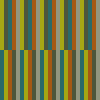
Frame 1 (no input)
Frame 2 (the mouse pressed at the canvas centre, redrawn once): identical to frame 1, image omitted

The Processing sketch that drew this single still picture (run headless with seeded random() and noise(); the mouse was pressed at the canvas centre and the sketch redrawn once):

// Processing sketch: relativity
// ── relativity.pde
// Relativity 
// by REAS <http://reas.com> 
//
// Each color is perceived in relation to other colors. The top and bottom 
// bars each contain the same component colors, but a different display
// order causes individual colors to appear differently.
//
// Created 23 October 2002 

color a, b, c, d, e; 
 
void setup() { 
  noStroke(); 
  a = color(165, 167, 20); 
  b = color(77, 86, 59); 
  c = color(42, 106, 105); 
  d = color(165, 89, 20); 
  e = color(146, 150, 127); 
  noLoop(); 
} 
 
void draw() { 
  drawBand(a, b, c, d, e, 0, 4); 
  drawBand(c, a, d, b, e, height/2, 4); 
} 
 
void drawBand(color v, color w, color x, color y, color z, int ypos, int barWidth) { 
  int num = 5; 
  color[] colorOrder = { v, w, x, y, z }; 
  for(int i=0; i<width; i+=barWidth*num) { 
    for(int j=0; j<num; j++) { 
      fill(colorOrder[j]); 
      rect(i+j*barWidth, ypos, barWidth, height/2); 
    } 
  } 
} 
